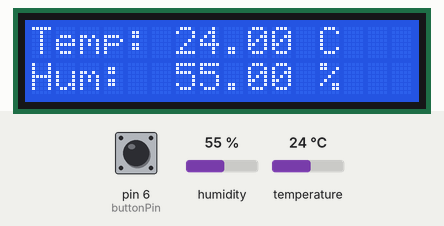
Simulated run of this sketch. Board: Arduino Uno, built with avr-gcc and run on an emulated ATmega328P. Parts: 16×2 character LCD. The test bench sets the inputs (shaded band); at power-on: humidity 55 %, temperature 24 °C, pin 6 (buttonPin) HIGH. What the sketch prints to the serial monitor is not drawn.

Above: at 1.2 s.
1.3 s: humidity set to 22 %
At 3.3 s:
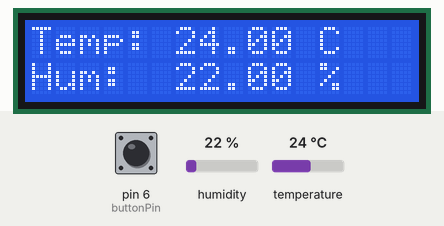
3.6 s: temperature set to 12 °C
At 4.7 s:
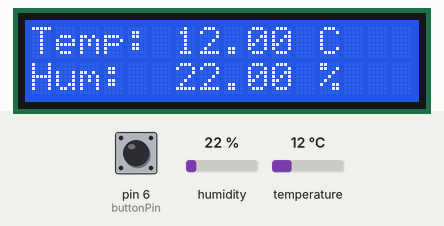
5.6 s: humidity set to 40 %
At 7.3 s:
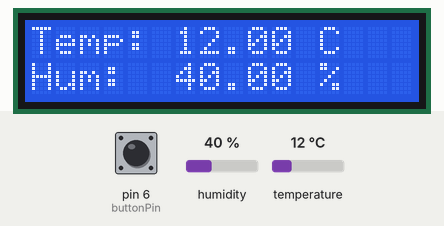
7.7 s: temperature set to 19 °C
At 8.6 s:
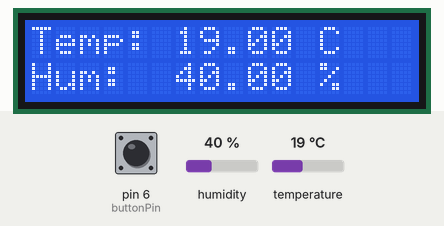
9.7 s: pin 6 (buttonPin) pulsed LOW 5 times (0.12 s each, 0.3 s apart)
At 10.28 s:
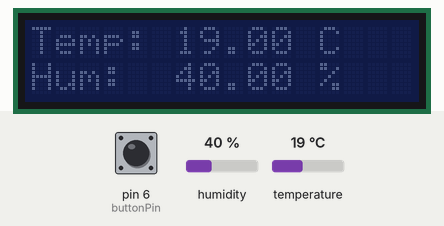
12.7 s: pin 6 (buttonPin) pulled LOW for 0.15 s
Timing chart, 0 to 15.3 s (numbered marks = the images above; inputs shaded):
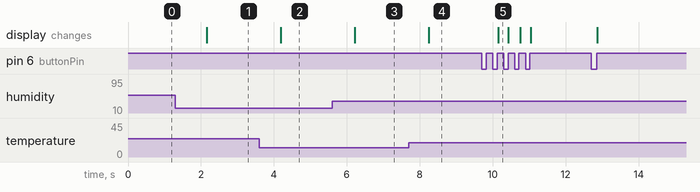

The sketch:

temperature_and_button1.0.ino
```cpp
#include <DHT.h> // подключаем библиотеку для датчика
#include <Wire.h> // библиотека для управления устройствами по I2C
#include <LiquidCrystal_I2C.h> // подключаем библиотеку для QAPASS 1602

DHT dht(2, DHT11); // сообщаем на каком порту будет датчик
LiquidCrystal_I2C LCD(0x27,16,2); // присваиваем имя LCD для дисплея

const int buttonPin = 6;

int displayPower = 0;
int prevBtnState = 0;

void setup() {
  dht.begin(); // запускаем датчик DHT 11
  Serial.begin(9600); // подключаем монитор порта


  LCD.init(); // инициализация LCD дисплея
  LCD.backlight(); // включение подсветки дисплея

  prevBtnState = digitalRead(buttonPin);
}

void loop() {

  float t = dht.readTemperature(); // задать переменной t значение температуры с датчика
  float h = dht.readHumidity(); // задать переменной h значение влажности с датчика

  Serial.print("\n\rTemperature: ");
  Serial.print(t); // выводим температуру на консоль
  Serial.print("\n\rHumidity: ");
  Serial.print(h); // выводим влажность на консоль
  Serial.print("\n\r");
  //Serial.print();

  LCD.setCursor(0, 0);     // ставим курсор на 0 символ первой строки
  LCD.print("Temp: ");     // печатаем сообщение на первой строке
  LCD.print(t);
  LCD.print(" C");

  LCD.setCursor(0, 1);     // ставим курсор на 0 символ второй строки
  LCD.print("Hum:  ");     // печатаем сообщение на первой строке
  LCD.print(h);
  LCD.print(" %");


  int btnState = digitalRead(buttonPin);

  if (btnState == HIGH) { // проверяем состояние кнопки
    if (prevBtnState != btnState) {
      if (displayPower == 0) { // проверяем включен ли дисплей
        LCD.backlight(); // включаем дисплей
        displayPower = 1;
      }
      else {
        LCD.noBacklight(); //выключаем дисплей
        displayPower = 0;
      }
    }
  }

  prevBtnState = btnState;

}
```

Measured:
- after the input at 1.3 s, the display: changes after 0.87 s (image 1)
- after the input at 3.6 s, the display: changes after 0.59 s (image 2)
- after the input at 5.6 s, the display: changes after 0.62 s (image 3)
- after the input at 7.7 s, the display: changes after 0.55 s (image 4)
- after the input at 9.7 s, the display: changes after 0.45 s (image 5)
